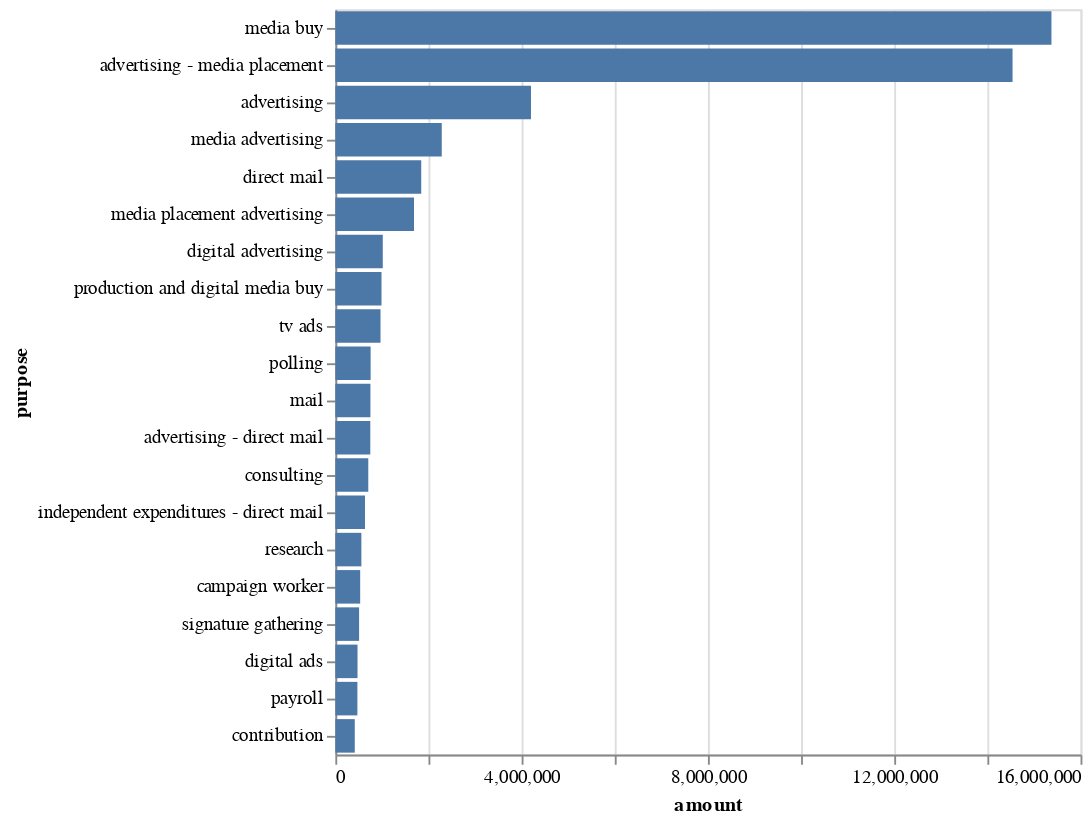

This figure's notebook cell:
### Code cell
alt.Chart(top_pac_spending.head(20)).mark_bar().encode(x='amount', y=alt.Y('purpose', sort='-x'))

### Figure 1 — Vega-Lite specification as saved in the notebook (floating-point values rounded to 4 significant figures)
{"config": {"view": {"continuousWidth": 400, "continuousHeight": 300}}, "data": {"name": "data-035a0c3fe2c3f650bcf78ea1e11cbfb5"}, "mark": "bar", "encoding": {"x": {"type": "quantitative", "field": "amount"}, "y": {"type": "nominal", "field": "purpose", "sort": "-x"}}, "$schema": "https://vega.github.io/schema/vega-lite/v4.8.1.json", "datasets": {"data-035a0c3fe2c3f650bcf78ea1e11cbfb5": [{"purpose": "media buy", "amount": 15380000.0}, {"purpose": "advertising - media placement", "amount": 14540000.0}, {"purpose": "advertising", "amount": 4201000.0}, {"purpose": "media advertising", "amount": 2285000.0}, {"purpose": "direct mail", "amount": 1844000.0}, {"purpose": "media placement advertising", "amount": 1689000.0}, {"purpose": "digital advertising", "amount": 1019000.0}, {"purpose": "production and digital media buy", "amount": 991400.0}, {"purpose": "tv ads", "amount": 970000.0}, {"purpose": "polling", "amount": 757500.0}, {"purpose": "mail", "amount": 753400.0}, {"purpose": "advertising - direct mail", "amount": 750600.0}, {"purpose": "consulting", "amount": 707400.0}, {"purpose": "independent expenditures - direct mail", "amount": 636600.0}, {"purpose": "research", "amount": 558800.0}, {"purpose": "campaign worker", "amount": 533500.0}, {"purpose": "signature gathering ", "amount": 510000.0}, {"purpose": "digital ads", "amount": 476400.0}, {"purpose": "payroll", "amount": 473600.0}, {"purpose": "contribution", "amount": 417400.0}]}}
